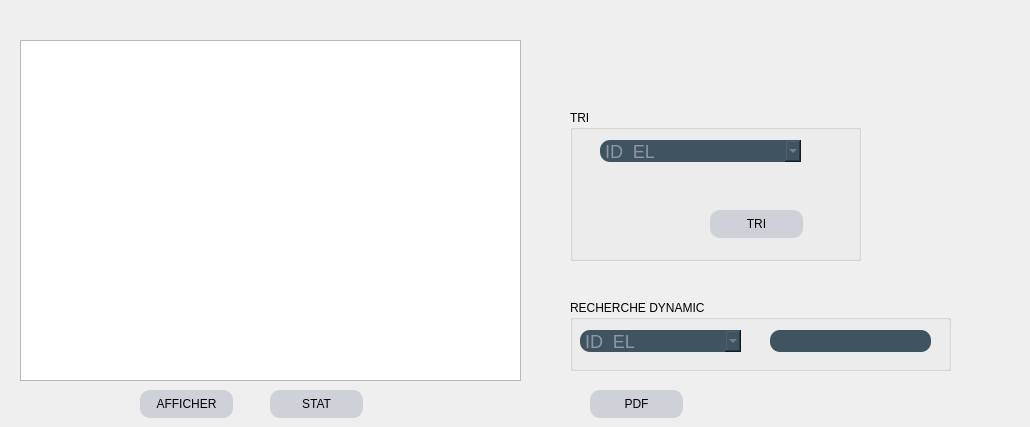
      <widget class="QWidget" name="tab_4">
       <attribute name="title">
        <string>afficher</string>
       </attribute>
       <widget class="QTableView" name="tableView">
        <property name="geometry">
         <rect>
          <x>20</x>
          <y>40</y>
          <width>501</width>
          <height>341</height>
         </rect>
        </property>
        <property name="styleSheet">
         <string notr="true"/>
        </property>
       </widget>
       <widget class="QPushButton" name="pushButton_2">
        <property name="geometry">
         <rect>
          <x>140</x>
          <y>390</y>
          <width>93</width>
          <height>28</height>
         </rect>
        </property>
        <property name="styleSheet">
         <string notr="true">*{
background:rgb(255,255,255);
front-size:15px;
front-family:Century Gothic ,sans-serif; 
}
QFrame{
border:solid 10px rgba(0,0,0);
background-image:url(:/image/304994104_495330762596530_1836534426898481832_n.jpg)
}
QLineEdit{
color:#8d98a1;
background-color:#405361;
font-size:18px;
border-style:outset;
border-radius:10px;
}
QPushButton{
background:#ced1d8;
border-style:outset;
border-radius:10px;
}
QComboBox{
color:#8d98a1;
background-color:#405361;
font-size:18px;
border-style:outset;
border-radius:10px;
}</string>
        </property>
        <property name="text">
         <string>AFFICHER</string>
        </property>
       </widget>
       <widget class="QComboBox" name="comboBox_5">
        <property name="geometry">
         <rect>
          <x>600</x>
          <y>140</y>
          <width>201</width>
          <height>22</height>
         </rect>
        </property>
        <property name="styleSheet">
         <string notr="true">*{
background:rgb(255,255,255);
front-size:15px;
front-family:Century Gothic ,sans-serif; 
}
QFrame{
border:solid 10px rgba(0,0,0);
background-image:url(:/image/304994104_495330762596530_1836534426898481832_n.jpg)
}
QLineEdit{
color:#8d98a1;
background-color:#405361;
font-size:18px;
border-style:outset;
border-radius:10px;
}
QPushButton{
background:#ced1d8;
border-style:outset;
border-radius:10px;
}
QComboBox{
color:#8d98a1;
background-color:#405361;
font-size:18px;
border-style:outset;
border-radius:10px;
}</string>
        </property>
        <item>
         <property name="text">
          <string>ID_EL</string>
         </property>
        </item>
        <item>
         <property name="text">
          <string>NOM</string>
         </property>
        </item>
        <item>
         <property name="text">
          <string>PRENOM</string>
         </property>
        </item>
        <item>
         <property name="text">
          <string>CLASSE</string>
         </property>
        </item>
        <item>
         <property name="text">
          <string>AGE</string>
         </property>
        </item>
       </widget>
       <widget class="QPushButton" name="pushButton_9">
        <property name="geometry">
         <rect>
          <x>710</x>
          <y>210</y>
          <width>93</width>
          <height>28</height>
         </rect>
        </property>
        <property name="styleSheet">
         <string notr="true">*{
background:rgb(255,255,255);
front-size:15px;
front-family:Century Gothic ,sans-serif; 
}
QFrame{
border:solid 10px rgba(0,0,0);
background-image:url(:/image/304994104_495330762596530_1836534426898481832_n.jpg)
}
QLineEdit{
color:#8d98a1;
background-color:#405361;
font-size:18px;
border-style:outset;
border-radius:10px;
}
QPushButton{
background:#ced1d8;
border-style:outset;
border-radius:10px;
}
QComboBox{
color:#8d98a1;
background-color:#405361;
font-size:18px;
border-style:outset;
border-radius:10px;
}</string>
        </property>
        <property name="text">
         <string>TRI</string>
        </property>
       </widget>
       <widget class="QComboBox" name="comboBox_6">
        <property name="geometry">
         <rect>
          <x>580</x>
          <y>330</y>
          <width>161</width>
          <height>22</height>
         </rect>
        </property>
        <property name="styleSheet">
         <string notr="true">*{
background:rgb(255,255,255);
front-size:15px;
front-family:Century Gothic ,sans-serif; 
}
QFrame{
border:solid 10px rgba(0,0,0);
background-image:url(:/image/304994104_495330762596530_1836534426898481832_n.jpg)
}
QLineEdit{
color:#8d98a1;
background-color:#405361;
font-size:18px;
border-style:outset;
border-radius:10px;
}
QPushButton{
background:#ced1d8;
border-style:outset;
border-radius:10px;
}
QComboBox{
color:#8d98a1;
background-color:#405361;
font-size:18px;
border-style:outset;
border-radius:10px;
}</string>
        </property>
        <item>
         <property name="text">
          <string>ID_EL</string>
         </property>
        </item>
        <item>
         <property name="text">
          <string>NOM</string>
         </property>
        </item>
        <item>
         <property name="text">
          <string>PRENOM</string>
         </property>
        </item>
        <item>
         <property name="text">
          <string>CLASSE</string>
         </property>
        </item>
        <item>
         <property name="text">
          <string>AGE</string>
         </property>
        </item>
       </widget>
       <widget class="QLineEdit" name="lineEdit_4">
        <property name="geometry">
         <rect>
          <x>770</x>
          <y>330</y>
          <width>161</width>
          <height>22</height>
         </rect>
        </property>
        <property name="styleSheet">
         <string notr="true">*{
background:rgb(255,255,255);
front-size:15px;
front-family:Century Gothic ,sans-serif; 
}
QFrame{
border:solid 10px rgba(0,0,0);
background-image:url(:/image/304994104_495330762596530_1836534426898481832_n.jpg)
}
QLineEdit{
color:#8d98a1;
background-color:#405361;
font-size:18px;
border-style:outset;
border-radius:10px;
}
QPushButton{
background:#ced1d8;
border-style:outset;
border-radius:10px;
}
QComboBox{
color:#8d98a1;
background-color:#405361;
font-size:18px;
border-style:outset;
border-radius:10px;
}</string>
        </property>
       </widget>
       <widget class="QPushButton" name="pushButton_10">
        <property name="geometry">
         <rect>
          <x>270</x>
          <y>390</y>
          <width>93</width>
          <height>28</height>
         </rect>
        </property>
        <property name="styleSheet">
         <string notr="true">*{
background:rgb(255,255,255);
front-size:15px;
front-family:Century Gothic ,sans-serif; 
}
QFrame{
border:solid 10px rgba(0,0,0);
background-image:url(:/image/304994104_495330762596530_1836534426898481832_n.jpg)
}
QLineEdit{
color:#8d98a1;
background-color:#405361;
font-size:18px;
border-style:outset;
border-radius:10px;
}
QPushButton{
background:#ced1d8;
border-style:outset;
border-radius:10px;
}
QComboBox{
color:#8d98a1;
background-color:#405361;
font-size:18px;
border-style:outset;
border-radius:10px;
}</string>
        </property>
        <property name="text">
         <string>STAT</string>
        </property>
       </widget>
       <widget class="QPushButton" name="pushButton_11">
        <property name="geometry">
         <rect>
          <x>590</x>
          <y>390</y>
          <width>93</width>
          <height>28</height>
         </rect>
        </property>
        <property name="styleSheet">
         <string notr="true">*{
background:rgb(255,255,255);
front-size:15px;
front-family:Century Gothic ,sans-serif; 
}
QFrame{
border:solid 10px rgba(0,0,0);
background-image:url(:/image/304994104_495330762596530_1836534426898481832_n.jpg)
}
QLineEdit{
color:#8d98a1;
background-color:#405361;
font-size:18px;
border-style:outset;
border-radius:10px;
}
QPushButton{
background:#ced1d8;
border-style:outset;
border-radius:10px;
}
QComboBox{
color:#8d98a1;
background-color:#405361;
font-size:18px;
border-style:outset;
border-radius:10px;
}</string>
        </property>
        <property name="text">
         <string>PDF</string>
        </property>
       </widget>
       <widget class="QLabel" name="label_14">
        <property name="geometry">
         <rect>
          <x>860</x>
          <y>60</y>
          <width>161</width>
          <height>161</height>
         </rect>
        </property>
        <property name="text">
         <string/>
        </property>
       </widget>
       <widget class="QGroupBox" name="groupBox">
        <property name="geometry">
         <rect>
          <x>570</x>
          <y>110</y>
          <width>291</width>
          <height>151</height>
         </rect>
        </property>
        <property name="title">
         <string>TRI</string>
        </property>
       </widget>
       <widget class="QGroupBox" name="groupBox_2">
        <property name="geometry">
         <rect>
          <x>570</x>
          <y>300</y>
          <width>381</width>
          <height>71</height>
         </rect>
        </property>
        <property name="title">
         <string>RECHERCHE DYNAMIC</string>
        </property>
       </widget>
       <zorder>groupBox_2</zorder>
       <zorder>groupBox</zorder>
       <zorder>tableView</zorder>
       <zorder>pushButton_2</zorder>
       <zorder>comboBox_5</zorder>
       <zorder>pushButton_9</zorder>
       <zorder>comboBox_6</zorder>
       <zorder>lineEdit_4</zorder>
       <zorder>pushButton_10</zorder>
       <zorder>pushButton_11</zorder>
       <zorder>label_14</zorder>
      </widget>
